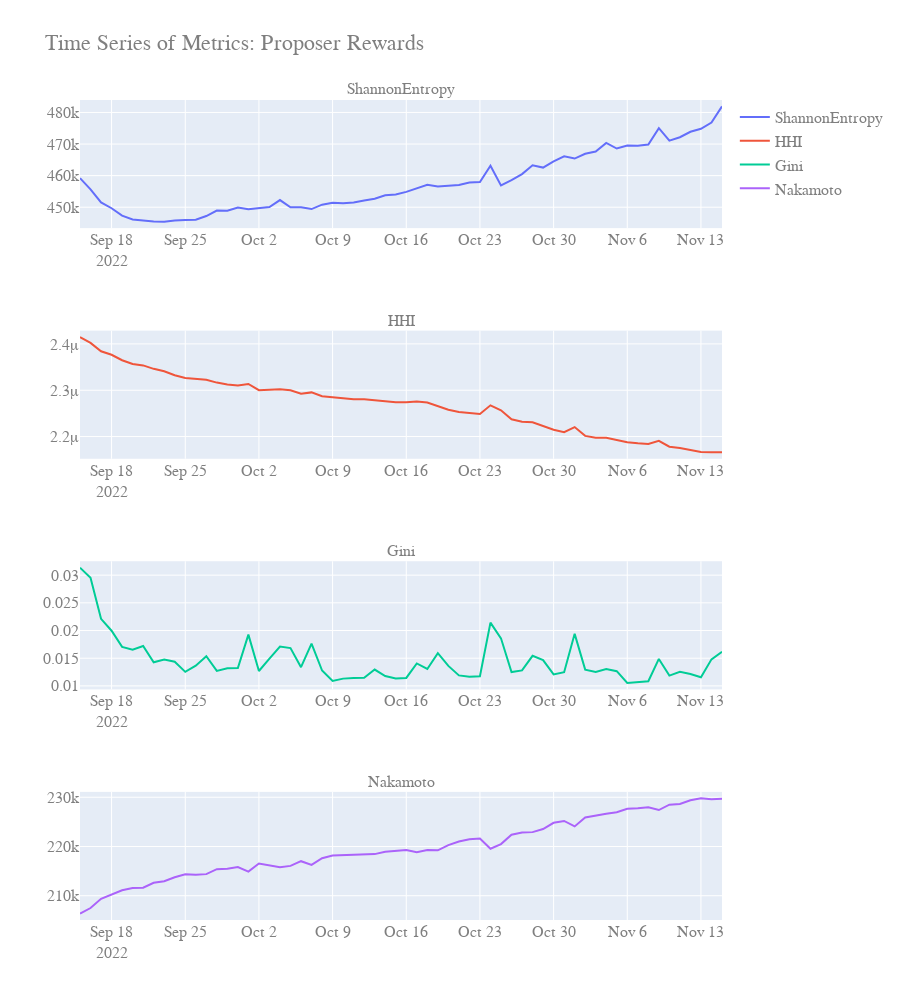

The notebook cell saved with this chart:
### Code cell
import plotly.graph_objects as go
from plotly.subplots import make_subplots
import pandas as pd

# Sample dataframe (replace with your actual dataframe)
df = data.copy()

# Create a 4x1 subplot layout
fig = make_subplots(rows=4, cols=1, shared_xaxes=False, subplot_titles=('ShannonEntropy', 'HHI', 'Gini', 'Nakamoto'))

# Add traces for each metric
fig.add_trace(go.Scatter(x=df['date'], y=df['ShannonEntropy'], mode='lines', name='ShannonEntropy'), row=1, col=1)
fig.add_trace(go.Scatter(x=df['date'], y=df['HHI'], mode='lines', name='HHI'), row=2, col=1)
fig.add_trace(go.Scatter(x=df['date'], y=df['Gini'], mode='lines', name='Gini'), row=3, col=1)
fig.add_trace(go.Scatter(x=df['date'], y=df['Nakamoto'], mode='lines', name='Nakamoto'), row=4, col=1)

# LaTeX styled title and subplot titles
fig.update_layout(
    title_text="Time Series of Metrics: Proposer Rewards",
    font=dict(family="Courier New, monospace", size=16, color="#7f7f7f"),
    height=1000,  # Adjusted height
    template="plotly"  # Set the theme to ggplot2
)

# Add LaTeX explanation
# Explanation with LaTeX-style formatting
#explanation = "Note: In this plot, the symbol $\\mu$ represents the metric prefix 'micro-', denoting a factor of $10^{-6}$."

# Show the plot
fig.show()
